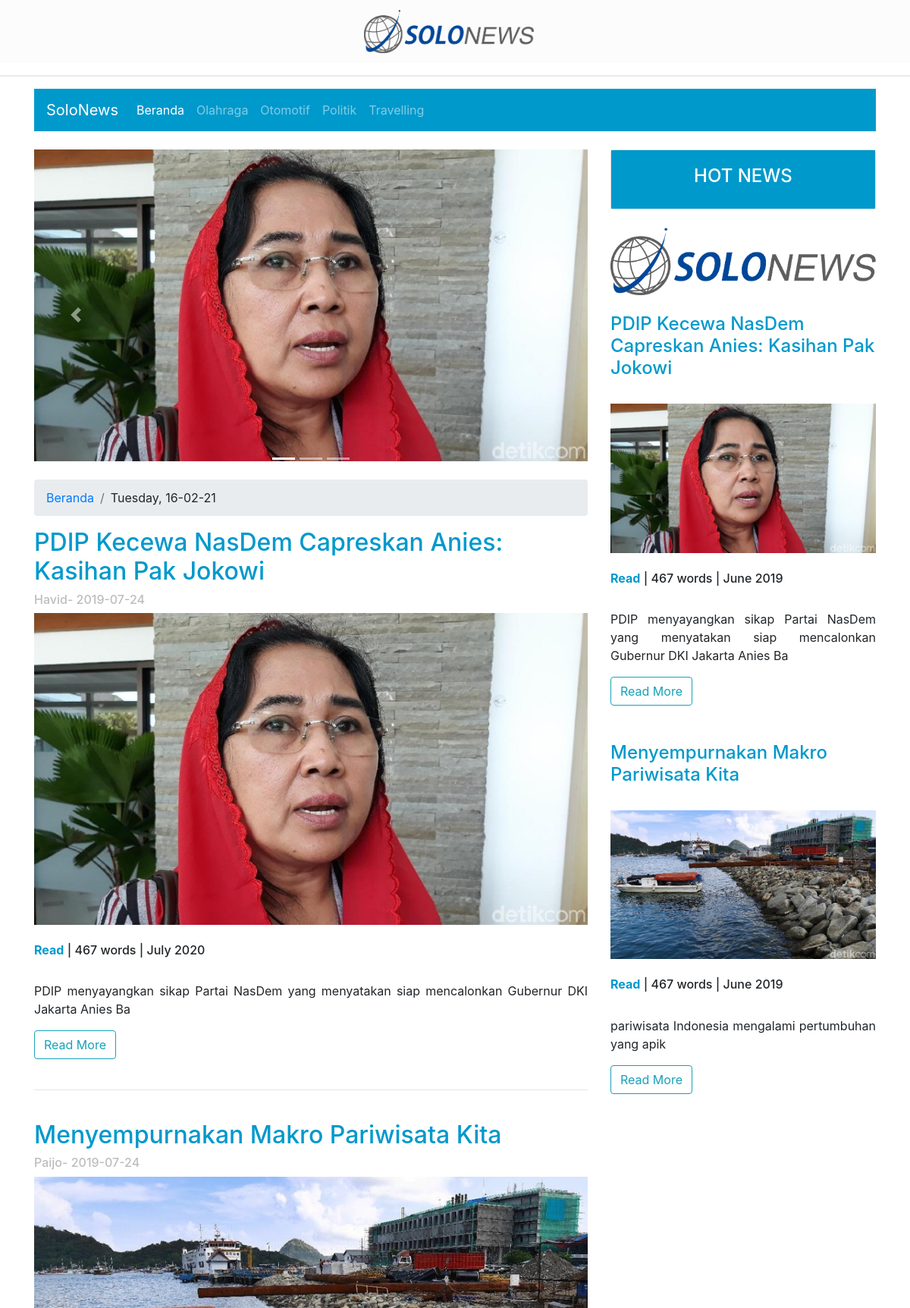
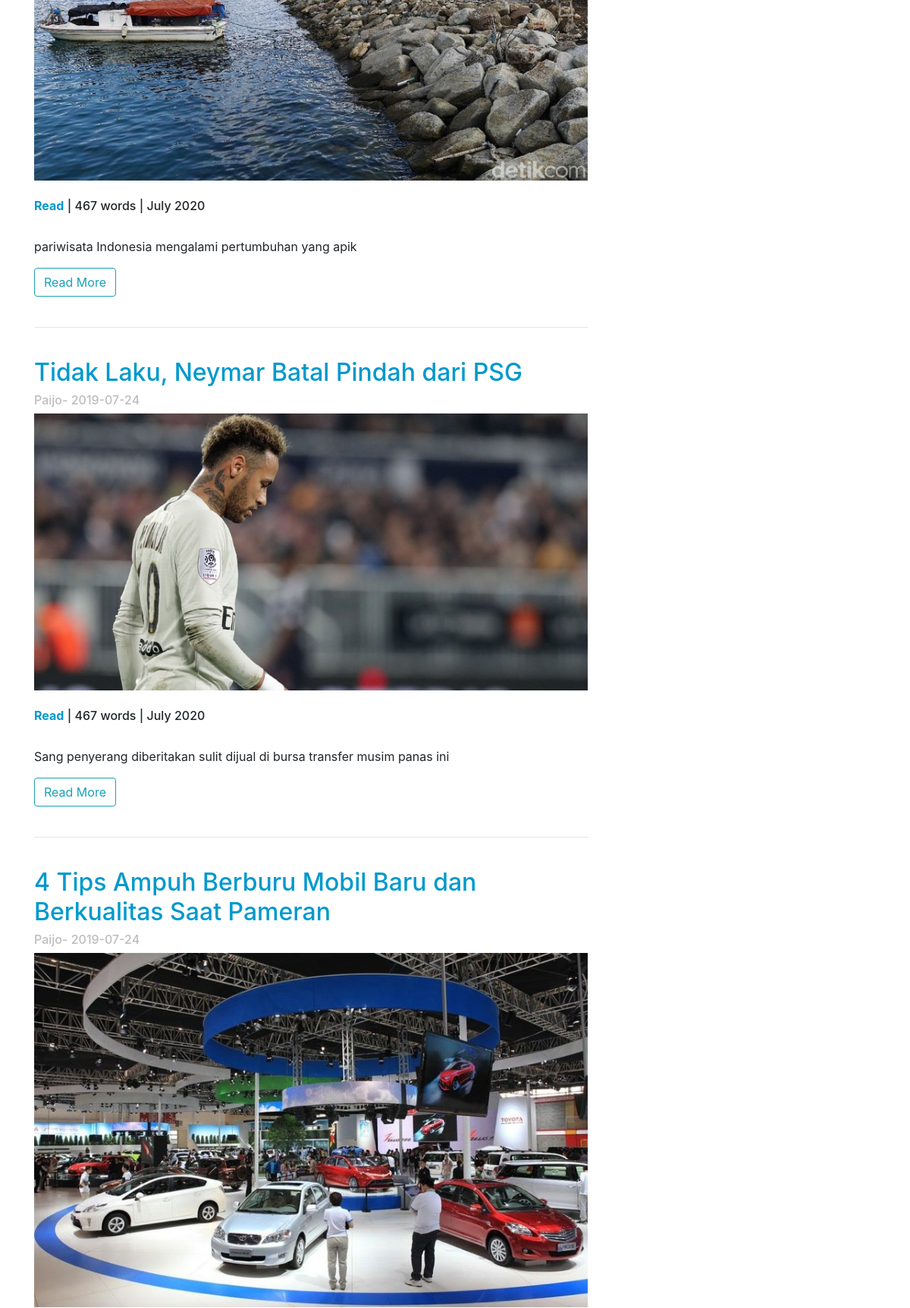
The page / (upper part) on the database its author committed (2 pictures, top to bottom).
### tables this page shows
CREATE TABLE `berita` (
  `id` int(11) NOT NULL,
  `judul` varchar(150) DEFAULT NULL,
  `gambar` varchar(50) NOT NULL,
  `waktu_terbit` date DEFAULT NULL,
  `isi` text DEFAULT NULL,
  `headline` varchar(100) DEFAULT NULL,
  `link` varchar(50) NOT NULL,
  `penulis_id` int(11) NOT NULL,
  `berita_jenis_id` int(11) NOT NULL
);

CREATE TABLE `penulis` (
  `id` int(11) NOT NULL,
  `nama` varchar(100) NOT NULL,
  `telepon` varchar(13) DEFAULT NULL,
  `alamat` varchar(150) DEFAULT NULL,
  `email` varchar(45) DEFAULT NULL
);

### application/controllers/Home.php (called while the page is built, shortened)
<?php
class Home extends CI_Controller{
 function __construct(){
    $this->load->model('ModelHome');
 }
 public function index(){
    $data['berita'] = $this->ModelHome->tampil_data();
    $data['limit'] = $this->ModelHome->tampil_data2();
    $this->load->view('home',$data);
 }
}
 ?>

### index.php (called while the page is built, shortened)
<?php
require_once BASEPATH.'core/CodeIgniter.php';

### application/models/ModelHome.php (called while the page is built, shortened)
<?php if(!defined('BASEPATH')) exit ('No direct script access allowed');
class ModelHome extends CI_Model {
     public function tampil_data()
     {
          return $this->db->from('berita')
          ->join('penulis','penulis.id=berita.penulis_id')
          ->get()
          ->result();
     }
     public function tampil_data2()
     {
          return $this->db->get('berita', 2)->result();
     }
}

### application/views/Home.php (the view, shortened to what this page needs)
<!DOCTYPE html>
<html>
<head>
    <link rel="stylesheet" type="text/css" href="<?php echo base_url()?>assets/bootstrap/css/bootstrap.min.css">
</head>
<body>
<nav class="navbar navbar-default" style="background-color: #fcfcfc;">
  <div class="container-fluid">
    <div class="navbar-header">
      <a class="navbar-brand" href="#">
	  <center>
        <img alt="Brand" src="<?php echo base_url('assets/images/logo.png') ?>" width="20%"></center>
      </a>
    </div>
  </div>
</nav>
<hr style="border: 1px solid #e8eaeb;">
	<div class="container">
		<nav class="navbar navbar-expand-lg navbar-dark" style="background-color: #0099CC; ">
		  <a class="navbar-brand" href="#">SoloNews</a>
		  <div class="collapse navbar-collapse" id="navbarNavDropdown">
		    <ul class="navbar-nav">
		      <li class="nav-item active">
		        <a class="nav-link" href="<?php echo base_url(). 'home'?>">Beranda <span class="sr-only">(current)</span></a>
		      </li>
		      <li class="nav-item">
		        <a class="nav-link" href="<?php echo base_url(). 'olahraga'?>">Olahraga</a>
		      </li>
		      <li class="nav-item">
		        <a class="nav-link" href="<?php echo base_url(). 'otomotif'?>">Otomotif</a>
		      </li>
		      <li class="nav-item">
		        <a class="nav-link" href="<?php echo base_url(). 'politik'?>">Politik</a>
		      </li>
		      <li class="nav-item">
		        <a class="nav-link" href="<?php echo base_url(). 'travelling'?>">Travelling</a>
		      </li>
		    </ul>
		  </div>
		</nav>
		<br>
		<div class="row">
			<div class="col-md-8">
				<div id="carouselExampleIndicators" class="carousel slide" data-ride="carousel">
					  <ol class="carousel-indicators">
					    <li data-target="#carouselExampleIndicators" data-slide-to="0" class="active"></li>
					    <li data-target="#carouselExampleIndicators" data-slide-to="1"></li>
					    <li data-target="#carouselExampleIndicators" data-slide-to="2"></li>
					  </ol>
					  <div class="carousel-inner">
					    <div class="carousel-item active">
					      <img class="d-block w-100" src="<?php echo base_url('assets/images/img1.jpeg') ?>" alt="First slide">
					    </div>
					  </div>
					  <a class="carousel-control-prev" href="#carouselExampleIndicators" role="button" data-slide="prev">
					    <span class="carousel-control-prev-icon" aria-hidden="true"></span>
					  </a>
					  <a class="carousel-control-next" href="#carouselExampleIndicators" role="button" data-slide="next">
					    <span class="carousel-control-next-icon" aria-hidden="true"></span>
					  </a>
					  <br>
				</div>
				<nav aria-label="breadcrumb" style="background-color: #ffffff ; ">
					<ol class="breadcrumb">
						<li class="breadcrumb-item active" aria-current="page"><a href="#">Beranda</a></li>
						<li class="breadcrumb-item"><?php echo date('l, d-m-y'); ?></li>
					</ol>
				</nav>
				<div class="berita">
						<?php
							foreach ($berita as $b ) {
						?>
						<h2 style="color: #0099CC; "><?php echo $b->judul ?></h2>
						<h6 style="color: #bdbdbd ;"><?php echo $b->nama ?>- <?php echo $b->waktu_terbit ?></h6>
						<img src="<?php echo base_url('assets/images/'.$b->gambar) ?>" width="100%"><br><br>
						<h6><b style="color:#0099CC; ">Read</b> | 467 words | July 2020</h6><br>
						<p align="justify"><?php echo $b->headline ?></p>
						<a href="<?php echo base_url(). ''.$b->link ?>"><button type="button" class="btn btn-outline-info">Read More</button></a> <br><br>
						<hr>
							<br>
					<?php } ?>
				</div>
			</div>
			<div class="col-md-4">
            <div class="card">
			<div class="card-body" style="text-align: center; background-color: #0099CC; color: #ffffff;">
				<h4>HOT NEWS</h4>
			</div>
		</div>
				<div class="berita2">
					<div class="isiBerita">
						<br>
						<img src="<?php echo base_url('assets/images/logo.png') ?>" width="100%"><br><br>
						<?php
							foreach ($limit as $l ) {
						?>
						<h4 style="color: #0099CC; "><?php echo $l->judul ?></h4><br>
						<img src="<?php echo base_url('assets/images/'.$l->gambar) ?>" width="100%"><br><br>
						<h6><b style="color:#0099CC; ">Read</b> | 467 words | June 2019</h6><br>
						<p align="justify"><?php echo $l->headline ?></p>
						<a href="<?php echo base_url(). ''.$l->link ?>"><button type="button" class="btn btn-outline-info">Read More</button></a> <br><br>
						<br>
		<?php } ?>
		</div>
		</div>
	</div>
	</div>
	<br><br><br>
</div>
</body>
</html>

### rows shown on the page
berita: judul "PDIP Kecewa NasDem Capreskan Anies: Kasihan Pak Jokowi", penulis.nama "Havid", waktu_terbit "2019-07-24", gambar (picture), headline "PDIP menyayangkan sikap Partai NasDem yang menyatakan siap mencalonkan Gubernur DKI Jakarta Anies Ba"
berita: judul "Menyempurnakan Makro Pariwisata Kita", penulis.nama "Paijo", waktu_terbit "2019-07-24", gambar (picture), headline "pariwisata Indonesia mengalami pertumbuhan yang apik"
berita: judul "Tidak Laku, Neymar Batal Pindah dari PSG", penulis.nama "Paijo", waktu_terbit "2019-07-24", gambar (picture), headline "Sang penyerang diberitakan sulit dijual di bursa transfer musim panas ini"
berita: judul "4 Tips Ampuh Berburu Mobil Baru dan Berkualitas Saat Pameran", penulis.nama "Paijo", waktu_terbit "2019-07-24", gambar (picture)
